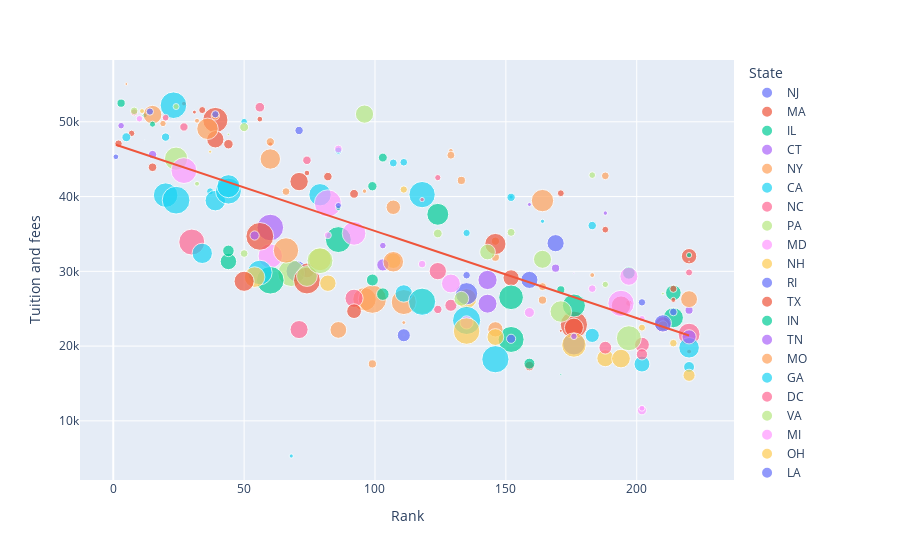

The code cell stored with this chart in its notebook:
### Markdown cell above
- The heatmap displayed above shows how there is a negative correlation between the reputation of a university and the likeliness that it provides a discount for in-state students.
- ## Observation
- *There are a few reasons why some reputable universities in the United States may not give in-state students a discount on their tuition fees. One reason is that these universities may have a high demand for their programs and can therefore afford to charge the same tuition fee to all students, regardless of their state of residence. Additionally, some of these universities may receive a significant amount of funding from donors and endowments, which allows them to offer a high-quality education without needing to offer discounts to in-state students*
---

### Code cell
# create scatter plot 
fig = px.scatter(df, x="Rank", y="Tuition and fees",
            size="Undergrad Enrollment", color="State",
                 hover_name="Name", size_max=20, trendline="ols", trendline_scope="overall")
fig.show()

### Figure 1 — Plotly figure (JSON) as saved in the notebook; plotly's stock layout.template omitted (floating-point values rounded to 4 significant figures; data arrays with more than 128 entries replaced by an {"elided": "..."} marker saying what was removed)
{"data": [{"hovertemplate": "<b>%{hovertext}</b><br><br>State=NJ<br>Rank=%{x}<br>Tuition and fees=%{y}<br>Undergrad Enrollment=%{marker.size}<extra></extra>", "hovertext": ["Princeton University", "Rutgers University--New Brunswick", "Stevens Institute of Technology", "Seton Hall University", "New Jersey Institute of Technology", "Rutgers University--Newark", "Montclair State University"], "legendgroup": "NJ", "marker": {"color": "#636efa", "size": [402, 5484, 873, 90, 8, 713, 6336], "sizemode": "area", "sizeref": 24.88, "symbol": "circle"}, "mode": "markers", "name": "NJ", "orientation": "v", "showlegend": true, "type": "scatter", "x": [1, 70, 71, 118, 135, 135, 176], "xaxis": "x", "y": [45320, 30023, 48838, 39258, 30326, 29480, 20318], "yaxis": "y"}, {"hovertemplate": "<b>%{hovertext}</b><br><br>State=MA<br>Rank=%{x}<br>Tuition and fees=%{y}<br>Undergrad Enrollment=%{marker.size}<extra></extra>", "hovertext": ["Harvard University", "Massachusetts Institute of Technology", "Tufts University", "Boston College", "Brandeis University", "Boston University", "Northeastern University", "Worcester Polytechnic Institute", "Clark University", "University of Massachusetts--Amherst", "University of Massachusetts--Lowell", "Suffolk University", "Lesley University", "University of Massachusetts--Boston", "University of Massachusetts--Dartmouth"], "legendgroup": "MA", "marker": {"color": "#EF553B", "size": [699, 527, 290, 192, 621, 7932, 3697, 299, 397, 2748, 3266, 565, 520, 2949, 295], "sizemode": "area", "sizeref": 24.88, "symbol": "circle"}, "mode": "markers", "name": "MA", "orientation": "v", "showlegend": true, "type": "scatter", "x": [2, 7, 27, 31, 34, 39, 39, 60, 74, 74, 152, 188, 197, 220, 220], "xaxis": "x", "y": [47074, 48452, 52430, 51296, 51570, 50240, 47655, 46994, 43150, 30123, 29125, 35578, 25750, 32023, 19270], "yaxis": "y"}, {"hovertemplate": "<b>%{hovertext}</b><br><br>State=IL<br>Rank=%{x}<br>Tuition and fees=%{y}<br>Undergrad Enrollment=%{marker.size}<extra></extra>", "hovertext": ["University of Chicago", "Northwestern University", "University of Illinois--Urbana-Champaign", "Loyola University Chicago", "Illinois Institute of Technology", "DePaul University", "Illinois State University", "University of Illinois--Chicago", "Northern Illinois University", "Southern Illinois University--Carbondale", "Benedictine University"], "legendgroup": "IL", "marker": {"color": "#00cc96", "size": [844, 314, 3368, 1079, 991, 5961, 8426, 7575, 5027, 3031, 347], "sizemode": "area", "sizeref": 24.88, "symbol": "circle"}, "mode": "markers", "name": "IL", "orientation": "v", "showlegend": true, "type": "scatter", "x": [3, 12, 44, 99, 103, 124, 152, 152, 214, 214, 220], "xaxis": "x", "y": [52491, 50855, 31320, 41384, 45214, 37626, 20886, 26526, 23799, 27130, 32170], "yaxis": "y"}, {"hovertemplate": "<b>%{hovertext}</b><br><br>State=CT<br>Rank=%{x}<br>Tuition and fees=%{y}<br>Undergrad Enrollment=%{marker.size}<extra></extra>", "hovertext": ["Yale University", "University of Connecticut", "University of Hartford"], "legendgroup": "CT", "marker": {"color": "#ab63fa", "size": [532, 8826, 246], "sizemode": "area", "sizeref": 24.88, "symbol": "circle"}, "mode": "markers", "name": "CT", "orientation": "v", "showlegend": true, "type": "scatter", "x": [3, 60, 188], "xaxis": "x", "y": [49480, 35858, 37790], "yaxis": "y"}, {"hovertemplate": "<b>%{hovertext}</b><br><br>State=NY<br>Rank=%{x}<br>Tuition and fees=%{y}<br>Undergrad Enrollment=%{marker.size}<extra></extra>", "hovertext": ["Columbia University", "Cornell University", "University of Rochester", "New York University", "Rensselaer Polytechnic Institute", "Fordham University", "Syracuse University", "Yeshiva University", "Binghamton University--SUNY", "Stony Brook University--SUNY", "SUNY College of Environmental Science and Forestry", "University at Buffalo--SUNY", "Rochester Institute of Technology", "Clarkson University", "New School", "Hofstra University", "Adelphi University", "St. John Fisher College", "University at Albany--SUNY", "St. John's University", "Pace University"], "legendgroup": "NY", "marker": {"color": "#FFA15A", "size": [102, 4315, 304, 5722, 864, 855, 5196, 744, 3491, 6831, 839, 9951, 2607, 257, 792, 824, 852, 805, 2908, 6210, 747], "sizemode": "area", "sizeref": 24.88, "symbol": "circle"}, "mode": "markers", "name": "NY", "orientation": "v", "showlegend": true, "type": "scatter", "x": [5, 15, 32, 36, 39, 60, 60, 66, 86, 96, 99, 99, 107, 129, 129, 133, 146, 146, 146, 164, 188], "xaxis": "x", "y": [55056, 50953, 50142, 49062, 50797, 47317, 45022, 40670, 22164, 26266, 17620, 26270, 38568, 46132, 45535, 42160, 34034, 31880, 22244, 39460, 42772], "yaxis": "y"}, {"hovertemplate": "<b>%{hovertext}</b><br><br>State=CA<br>Rank=%{x}<br>Tuition and fees=%{y}<br>Undergrad Enrollment=%{marker.size}<extra></extra>", "hovertext": ["Stanford University", "California Institute of Technology", "University of California--Berkeley", "University of Southern California", "University of California--Los Angeles", "University of California--Santa Barbara", "University of California--Irvine", "University of California--Davis", "University of California--San Diego", "Pepperdine University", "University of California--Santa Cruz", "University of San Diego", "University of San Francisco", "University of the Pacific", "University of California--Riverside", "San Diego State University", "University of California--Merced", "University of La Verne", "Biola University", "Azusa Pacific University", "California State University--Fullerton", "California State University--Fresno"], "legendgroup": "CA", "marker": {"color": "#19d3f3", "size": [999, 1, 7496, 8810, 9585, 607, 5256, 8384, 6590, 533, 6231, 647, 782, 735, 8608, 9234, 237, 864, 225, 883, 3144, 1482], "sizemode": "area", "sizeref": 24.88, "symbol": "circle"}, "mode": "markers", "name": "CA", "orientation": "v", "showlegend": true, "type": "scatter", "x": [5, 12, 20, 23, 24, 37, 39, 44, 44, 50, 79, 86, 107, 111, 118, 146, 152, 152, 164, 183, 202, 220], "xaxis": "x", "y": [47940, 47577, 40191, 52217, 39518, 40704, 39458, 40728, 41387, 50022, 40241, 46140, 44494, 44588, 40263, 18244, 39944, 39900, 36696, 36120, 17596, 17209], "yaxis": "y"}, {"hovertemplate": "<b>%{hovertext}</b><br><br>State=NC<br>Rank=%{x}<br>Tuition and fees=%{y}<br>Undergrad Enrollment=%{marker.size}<extra></extra>", "hovertext": ["Duke University", "Wake Forest University", "University of North Carolina--Chapel Hill", "North Carolina State University--Raleigh", "University of North Carolina--Charlotte", "East Carolina University", "Gardner-Webb University", "University of North Carolina--Greensboro"], "legendgroup": "NC", "marker": {"color": "#FF6692", "size": [639, 871, 8415, 4111, 2732, 3039, 615, 5951], "sizemode": "area", "sizeref": 24.88, "symbol": "circle"}, "mode": "markers", "name": "NC", "orientation": "v", "showlegend": true, "type": "scatter", "x": [8, 27, 30, 92, 202, 210, 220, 220], "xaxis": "x", "y": [51265, 49308, 33916, 26399, 20193, 22904, 29850, 21595], "yaxis": "y"}, {"hovertemplate": "<b>%{hovertext}</b><br><br>State=PA<br>Rank=%{x}<br>Tuition and fees=%{y}<br>Undergrad Enrollment=%{marker.size}<extra></extra>", "hovertext": ["University of Pennsylvania", "Carnegie Mellon University", "Lehigh University", "Villanova University", "Pennsylvania State University--University Park", "University of Pittsburgh", "Drexel University", "Temple University", "Duquesne University", "Immaculata University", "Widener University", "Robert Morris University"], "legendgroup": "PA", "marker": {"color": "#B6E880", "size": [726, 454, 75, 994, 742, 8908, 4138, 8609, 961, 790, 554, 497], "sizemode": "area", "sizeref": 24.88, "symbol": "circle"}, "mode": "markers", "name": "PA", "orientation": "v", "showlegend": true, "type": "scatter", "x": [8, 24, 44, 50, 50, 68, 96, 118, 124, 152, 183, 188], "xaxis": "x", "y": [51464, 52040, 48320, 49280, 32382, 29758, 51030, 25994, 35062, 35210, 42870, 28250], "yaxis": "y"}, {"hovertemplate": "<b>%{hovertext}</b><br><br>State=MD<br>Rank=%{x}<br>Tuition and fees=%{y}<br>Undergrad Enrollment=%{marker.size}<extra></extra>", "hovertext": ["Johns Hopkins University", "University of Maryland--College Park", "University of Maryland--Baltimore County"], "legendgroup": "MD", "marker": {"color": "#FF97FF", "size": [524, 7443, 1243], "sizemode": "area", "sizeref": 24.88, "symbol": "circle"}, "mode": "markers", "name": "MD", "orientation": "v", "showlegend": true, "type": "scatter", "x": [10, 60, 159], "xaxis": "x", "y": [50410, 32045, 24492], "yaxis": "y"}, {"hovertemplate": "<b>%{hovertext}</b><br><br>State=NH<br>Rank=%{x}<br>Tuition and fees=%{y}<br>Undergrad Enrollment=%{marker.size}<extra></extra>", "hovertext": ["Dartmouth College", "University of New Hampshire"], "legendgroup": "NH", "marker": {"color": "#FECB52", "size": [307, 3034], "sizemode": "area", "sizeref": 24.88, "symbol": "circle"}, "mode": "markers", "name": "NH", "orientation": "v", "showlegend": true, "type": "scatter", "x": [11, 107], "xaxis": "x", "y": [51438, 31424], "yaxis": "y"}, {"hovertemplate": "<b>%{hovertext}</b><br><br>State=RI<br>Rank=%{x}<br>Tuition and fees=%{y}<br>Undergrad Enrollment=%{marker.size}<extra></extra>", "hovertext": ["Brown University", "University of Rhode Island"], "legendgroup": "RI", "marker": {"color": "#636efa", "size": [652, 3641], "sizemode": "area", "sizeref": 24.88, "symbol": "circle"}, "mode": "markers", "name": "RI", "orientation": "v", "showlegend": true, "type": "scatter", "x": [14, 159], "xaxis": "x", "y": [51367, 28852], "yaxis": "y"}, {"hovertemplate": "<b>%{hovertext}</b><br><br>State=TX<br>Rank=%{x}<br>Tuition and fees=%{y}<br>Undergrad Enrollment=%{marker.size}<extra></extra>", "hovertext": ["Rice University", "Southern Methodist University", "University of Texas--Austin", "Baylor University", "Texas A&M University--College Station", "Texas Christian University", "University of Texas--Dallas", "Texas Tech University", "University of Houston", "Dallas Baptist University"], "legendgroup": "TX", "marker": {"color": "#EF553B", "size": [910, 411, 9619, 4189, 8960, 894, 5575, 9237, 4716, 315], "sizemode": "area", "sizeref": 24.88, "symbol": "circle"}, "mode": "markers", "name": "TX", "orientation": "v", "showlegend": true, "type": "scatter", "x": [15, 56, 56, 71, 74, 82, 146, 176, 194, 214], "xaxis": "x", "y": [43918, 50358, 34676, 42006, 28768, 42670, 33654, 22861, 25410, 26180], "yaxis": "y"}, {"hovertemplate": "<b>%{hovertext}</b><br><br>State=IN<br>Rank=%{x}<br>Tuition and fees=%{y}<br>Undergrad Enrollment=%{marker.size}<extra></extra>", "hovertext": ["University of Notre Dame", "Purdue University--West Lafayette", "Indiana University--Bloomington", "Ball State University", "Indiana University-Purdue University--Indianapolis"], "legendgroup": "IN", "marker": {"color": "#00cc96", "size": [462, 9497, 8364, 6602, 1985], "sizemode": "area", "sizeref": 24.88, "symbol": "circle"}, "mode": "markers", "name": "IN", "orientation": "v", "showlegend": true, "type": "scatter", "x": [15, 60, 86, 176, 197], "xaxis": "x", "y": [49685, 28804, 34246, 25428, 29791], "yaxis": "y"}, {"hovertemplate": "<b>%{hovertext}</b><br><br>State=TN<br>Rank=%{x}<br>Tuition and fees=%{y}<br>Undergrad Enrollment=%{marker.size}<extra></extra>", "hovertext": ["Vanderbilt University", "University of Tennessee", "Union University", "Lipscomb University", "Tennessee Technological University"], "legendgroup": "TN", "marker": {"color": "#ab63fa", "size": [883, 1863, 829, 30, 801], "sizemode": "area", "sizeref": 24.88, "symbol": "circle"}, "mode": "markers", "name": "TN", "orientation": "v", "showlegend": true, "type": "scatter", "x": [15, 103, 169, 176, 220], "xaxis": "x", "y": [45610, 30858, 30420, 29756, 24800], "yaxis": "y"}, {"hovertemplate": "<b>%{hovertext}</b><br><br>State=MO<br>Rank=%{x}<br>Tuition and fees=%{y}<br>Undergrad Enrollment=%{marker.size}<extra></extra>", "hovertext": ["Washington University in St. Louis", "Saint Louis University", "University of Missouri", "Maryville University of St. Louis", "Missouri University of Science & Technology", "University of Missouri--Kansas City", "University of Missouri--St. Louis"], "legendgroup": "MO", "marker": {"color": "#FFA15A", "size": [504, 248, 7812, 795, 841, 1253, 3569], "sizemode": "area", "sizeref": 24.88, "symbol": "circle"}, "mode": "markers", "name": "MO", "orientation": "v", "showlegend": true, "type": "scatter", "x": [19, 96, 111, 164, 164, 210, 220], "xaxis": "x", "y": [49770, 40726, 25892, 27958, 26152, 22714, 26277], "yaxis": "y"}, {"hovertemplate": "<b>%{hovertext}</b><br><br>State=GA<br>Rank=%{x}<br>Tuition and fees=%{y}<br>Undergrad Enrollment=%{marker.size}<extra></extra>", "hovertext": ["Emory University", "Georgia Institute of Technology", "University of Georgia", "Mercer University"], "legendgroup": "GA", "marker": {"color": "#19d3f3", "size": [867, 5142, 7547, 667], "sizemode": "area", "sizeref": 24.88, "symbol": "circle"}, "mode": "markers", "name": "GA", "orientation": "v", "showlegend": true, "type": "scatter", "x": [20, 34, 56, 135], "xaxis": "x", "y": [47954, 32404, 29844, 35130], "yaxis": "y"}, {"hovertemplate": "<b>%{hovertext}</b><br><br>State=DC<br>Rank=%{x}<br>Tuition and fees=%{y}<br>Undergrad Enrollment=%{marker.size}<extra></extra>", "hovertext": ["Georgetown University", "George Washington University", "American University", "The Catholic University of America", "Howard University"], "legendgroup": "DC", "marker": {"color": "#FF6692", "size": [562, 1157, 909, 480, 883], "sizemode": "area", "sizeref": 24.88, "symbol": "circle"}, "mode": "markers", "name": "DC", "orientation": "v", "showlegend": true, "type": "scatter", "x": [20, 56, 74, 124, 124], "xaxis": "x", "y": [50547, 51950, 44853, 42536, 24908], "yaxis": "y"}, {"hovertemplate": "<b>%{hovertext}</b><br><br>State=VA<br>Rank=%{x}<br>Tuition and fees=%{y}<br>Undergrad Enrollment=%{marker.size}<extra></extra>", "hovertext": ["University of Virginia", "College of William & Mary", "Virginia Tech", "George Mason University", "Virginia Commonwealth University", "Old Dominion University", "Shenandoah University"], "legendgroup": "VA", "marker": {"color": "#B6E880", "size": [6736, 301, 5384, 3062, 4051, 101, 10], "sizemode": "area", "sizeref": 24.88, "symbol": "circle"}, "mode": "markers", "name": "VA", "orientation": "v", "showlegend": true, "type": "scatter", "x": [24, 32, 74, 143, 164, 210, 220], "xaxis": "x", "y": [45066, 41718, 29371, 32582, 31608, 27028, 31322], "yaxis": "y"}, {"hovertemplate": "<b>%{hovertext}</b><br><br>State=MI<br>Rank=%{x}<br>Tuition and fees=%{y}<br>Undergrad Enrollment=%{marker.size}<extra></extra>", "hovertext": ["University of Michigan--Ann Arbor", "Michigan State University", "Michigan Technological University", "Andrews University", "Western Michigan University", "Central Michigan University"], "legendgroup": "MI", "marker": {"color": "#FF97FF", "size": [8312, 9143, 721, 733, 8567, 498], "sizemode": "area", "sizeref": 24.88, "symbol": "circle"}, "mode": "markers", "name": "MI", "orientation": "v", "showlegend": true, "type": "scatter", "x": [27, 82, 118, 183, 194, 202], "xaxis": "x", "y": [43476, 39090, 30968, 27684, 25713, 23670], "yaxis": "y"}, {"hovertemplate": "<b>%{hovertext}</b><br><br>State=OH<br>Rank=%{x}<br>Tuition and fees=%{y}<br>Undergrad Enrollment=%{marker.size}<extra></extra>", "hovertext": ["Case Western Reserve University", "Ohio State University--Columbus", "Miami University--Oxford", "University of Dayton", "University of Cincinnati", "Ohio University", "Kent State University", "Bowling Green State University", "Ashland University"], "legendgroup": "OH", "marker": {"color": "#FECB52", "size": [121, 5289, 6387, 665, 5054, 3513, 3607, 4334, 716], "sizemode": "area", "sizeref": 24.88, "symbol": "circle"}, "mode": "markers", "name": "OH", "orientation": "v", "showlegend": true, "type": "scatter", "x": [37, 54, 79, 111, 135, 146, 188, 194, 214], "xaxis": "x", "y": [46006, 29229, 31592, 40940, 26334, 21208, 18376, 18332, 20392], "yaxis": "y"}, {"hovertemplate": "<b>%{hovertext}</b><br><br>State=LA<br>Rank=%{x}<br>Tuition and fees=%{y}<br>Undergrad Enrollment=%{marker.size}<extra></extra>", "hovertext": ["Tulane University", "Louisiana State University--Baton Rouge", "Louisiana Tech University"], "legendgroup": "LA", "marker": {"color": "#636efa", "size": [662, 6156, 682], "sizemode": "area", "sizeref": 24.88, "symbol": "circle"}, "mode": "markers", "name": "LA", "orientation": "v", "showlegend": true, "type": "scatter", "x": [39, 135, 202], "xaxis": "x", "y": [51010, 27005, 25851], "yaxis": "y"}, {"hovertemplate": "<b>%{hovertext}</b><br><br>State=FL<br>Rank=%{x}<br>Tuition and fees=%{y}<br>Undergrad Enrollment=%{marker.size}<extra></extra>", "hovertext": ["University of Miami", "University of Florida", "Florida State University", "University of South Florida", "Florida Institute of Technology", "University of Central Florida", "Nova Southeastern University"], "legendgroup": "FL", "marker": {"color": "#EF553B", "size": [1122, 5043, 2706, 1111, 586, 4513, 641], "sizemode": "area", "sizeref": 24.88, "symbol": "circle"}, "mode": "markers", "name": "FL", "orientation": "v", "showlegend": true, "type": "scatter", "x": [44, 50, 92, 159, 171, 176, 214], "xaxis": "x", "y": [47004, 28666, 24673, 17325, 40446, 22467, 27660], "yaxis": "y"}, {"hovertemplate": "<b>%{hovertext}</b><br><br>State=WI<br>Rank=%{x}<br>Tuition and fees=%{y}<br>Undergrad Enrollment=%{marker.size}<extra></extra>", "hovertext": ["University of Wisconsin--Madison", "Marquette University", "Edgewood College"], "legendgroup": "WI", "marker": {"color": "#00cc96", "size": [1662, 334, 813], "sizemode": "area", "sizeref": 24.88, "symbol": "circle"}, "mode": "markers", "name": "WI", "orientation": "v", "showlegend": true, "type": "scatter", "x": [44, 86, 171], "xaxis": "x", "y": [32738, 38470, 27530], "yaxis": "y"}, {"hovertemplate": "<b>%{hovertext}</b><br><br>State=WA<br>Rank=%{x}<br>Tuition and fees=%{y}<br>Undergrad Enrollment=%{marker.size}<extra></extra>", "hovertext": ["University of Washington", "Washington State University", "Seattle Pacific University"], "legendgroup": "WA", "marker": {"color": "#ab63fa", "size": [1063, 4470, 202], "sizemode": "area", "sizeref": 24.88, "symbol": "circle"}, "mode": "markers", "name": "WA", "orientation": "v", "showlegend": true, "type": "scatter", "x": [54, 143, 159], "xaxis": "x", "y": [34791, 25673, 38940], "yaxis": "y"}, {"hovertemplate": "<b>%{hovertext}</b><br><br>State=SC<br>Rank=%{x}<br>Tuition and fees=%{y}<br>Undergrad Enrollment=%{marker.size}<extra></extra>", "hovertext": ["Clemson University", "University of South Carolina"], "legendgroup": "SC", "marker": {"color": "#FFA15A", "size": [8016, 5237], "sizemode": "area", "sizeref": 24.88, "symbol": "circle"}, "mode": "markers", "name": "SC", "orientation": "v", "showlegend": true, "type": "scatter", "x": [66, 107], "xaxis": "x", "y": [32796, 31282], "yaxis": "y"}, {"hovertemplate": "<b>%{hovertext}</b><br><br>State=UT<br>Rank=%{x}<br>Tuition and fees=%{y}<br>Undergrad Enrollment=%{marker.size}<extra></extra>", "hovertext": ["Brigham Young University--Provo", "University of Utah", "Utah State University"], "legendgroup": "UT", "marker": {"color": "#19d3f3", "size": [221, 3794, 5259], "sizemode": "area", "sizeref": 24.88, "symbol": "circle"}, "mode": "markers", "name": "UT", "orientation": "v", "showlegend": true, "type": "scatter", "x": [68, 111, 220], "xaxis": "x", "y": [5300, 27039, 19772], "yaxis": "y"}, {"hovertemplate": "<b>%{hovertext}</b><br><br>State=MN<br>Rank=%{x}<br>Tuition and fees=%{y}<br>Undergrad Enrollment=%{marker.size}<extra></extra>", "hovertext": ["University of Minnesota--Twin Cities", "University of St. Thomas"], "legendgroup": "MN", "marker": {"color": "#FF6692", "size": [4071, 240], "sizemode": "area", "sizeref": 24.88, "symbol": "circle"}, "mode": "markers", "name": "MN", "orientation": "v", "showlegend": true, "type": "scatter", "x": [71, 118], "xaxis": "x", "y": [22210, 39594], "yaxis": "y"}, {"hovertemplate": "<b>%{hovertext}</b><br><br>State=DE<br>Rank=%{x}<br>Tuition and fees=%{y}<br>Undergrad Enrollment=%{marker.size}<extra></extra>", "hovertext": ["University of Delaware"], "legendgroup": "DE", "marker": {"color": "#B6E880", "size": [8322], "sizemode": "area", "sizeref": 24.88, "symbol": "circle"}, "mode": "markers", "name": "DE", "orientation": "v", "showlegend": true, "type": "scatter", "x": [79], "xaxis": "x", "y": [31420], "yaxis": "y"}, {"hovertemplate": "<b>%{hovertext}</b><br><br>State=CO<br>Rank=%{x}<br>Tuition and fees=%{y}<br>Undergrad Enrollment=%{marker.size}<extra></extra>", "hovertext": ["Colorado School of Mines", "University of Denver", "University of Colorado--Boulder", "Colorado State University", "University of Colorado--Denver"], "legendgroup": "CO", "marker": {"color": "#FF97FF", "size": [608, 758, 7010, 4433, 4036], "sizemode": "area", "sizeref": 24.88, "symbol": "circle"}, "mode": "markers", "name": "CO", "orientation": "v", "showlegend": true, "type": "scatter", "x": [82, 86, 92, 129, 197], "xaxis": "x", "y": [34828, 46362, 35079, 28374, 29334], "yaxis": "y"}, {"hovertemplate": "<b>%{hovertext}</b><br><br>State=IA<br>Rank=%{x}<br>Tuition and fees=%{y}<br>Undergrad Enrollment=%{marker.size}<extra></extra>", "hovertext": ["University of Iowa", "Iowa State University"], "legendgroup": "IA", "marker": {"color": "#FECB52", "size": [3357, 34], "sizemode": "area", "sizeref": 24.88, "symbol": "circle"}, "mode": "markers", "name": "IA", "orientation": "v", "showlegend": true, "type": "scatter", "x": [82, 111], "xaxis": "x", "y": [28413, 21483], "yaxis": "y"}, {"hovertemplate": "<b>%{hovertext}</b><br><br>State=OK<br>Rank=%{x}<br>Tuition and fees=%{y}<br>Undergrad Enrollment=%{marker.size}<extra></extra>", "hovertext": ["University of Tulsa", "University of Oklahoma", "Oklahoma State University"], "legendgroup": "OK", "marker": {"color": "#636efa", "size": [478, 2132, 1046], "sizemode": "area", "sizeref": 24.88, "symbol": "circle"}, "mode": "markers", "name": "OK", "orientation": "v", "showlegend": true, "type": "scatter", "x": [86, 111, 152], "xaxis": "x", "y": [38796, 21451, 20978], "yaxis": "y"}, {"hovertemplate": "<b>%{hovertext}</b><br><br>State=VT<br>Rank=%{x}<br>Tuition and fees=%{y}<br>Undergrad Enrollment=%{marker.size}<extra></extra>", "hovertext": ["University of Vermont"], "legendgroup": "VT", "marker": {"color": "#EF553B", "size": [973], "sizemode": "area", "sizeref": 24.88, "symbol": "circle"}, "mode": "markers", "name": "VT", "orientation": "v", "showlegend": true, "type": "scatter", "x": [92], "xaxis": "x", "y": [40364], "yaxis": "y"}, {"hovertemplate": "<b>%{hovertext}</b><br><br>State=AL<br>Rank=%{x}<br>Tuition and fees=%{y}<br>Undergrad Enrollment=%{marker.size}<extra></extra>", "hovertext": ["Auburn University", "University of Alabama", "University of Alabama--Birmingham", "University of Alabama--Huntsville"], "legendgroup": "AL", "marker": {"color": "#00cc96", "size": [1786, 1958, 1511, 13], "sizemode": "area", "sizeref": 24.88, "symbol": "circle"}, "mode": "markers", "name": "AL", "orientation": "v", "showlegend": true, "type": "scatter", "x": [99, 103, 159, 197], "xaxis": "x", "y": [28840, 26950, 17654, 20622], "yaxis": "y"}, {"hovertemplate": "<b>%{hovertext}</b><br><br>State=OR<br>Rank=%{x}<br>Tuition and fees=%{y}<br>Undergrad Enrollment=%{marker.size}<extra></extra>", "hovertext": ["University of Oregon", "Oregon State University"], "legendgroup": "OR", "marker": {"color": "#ab63fa", "size": [538, 4612], "sizemode": "area", "sizeref": 24.88, "symbol": "circle"}, "mode": "markers", "name": "OR", "orientation": "v", "showlegend": true, "type": "scatter", "x": [103, 143], "xaxis": "x", "y": [33442, 28846], "yaxis": "y"}, {"hovertemplate": "<b>%{hovertext}</b><br><br>State=NE<br>Rank=%{x}<br>Tuition and fees=%{y}<br>Undergrad Enrollment=%{marker.size}<extra></extra>", "hovertext": ["University of Nebraska--Lincoln"], "legendgroup": "NE", "marker": {"color": "#FFA15A", "size": [182], "sizemode": "area", "sizeref": 24.88, "symbol": "circle"}, "mode": "markers", "name": "NE", "orientation": "v", "showlegend": true, "type": "scatter", "x": [111], "xaxis": "x", "y": [23148], "yaxis": "y"}, {"hovertemplate": "<b>%{hovertext}</b><br><br>State=KS<br>Rank=%{x}<br>Tuition and fees=%{y}<br>Undergrad Enrollment=%{marker.size}<extra></extra>", "hovertext": ["University of Kansas", "Kansas State University"], "legendgroup": "KS", "marker": {"color": "#19d3f3", "size": [9245, 9859], "sizemode": "area", "sizeref": 24.88, "symbol": "circle"}, "mode": "markers", "name": "KS", "orientation": "v", "showlegend": true, "type": "scatter", "x": [118, 135], "xaxis": "x", "y": [25932, 23429], "yaxis": "y"}, {"hovertemplate": "<b>%{hovertext}</b><br><br>State=AZ<br>Rank=%{x}<br>Tuition and fees=%{y}<br>Undergrad Enrollment=%{marker.size}<extra></extra>", "hovertext": ["University of Arizona", "Arizona State University--Tempe"], "legendgroup": "AZ", "marker": {"color": "#FF6692", "size": [3732, 1828], "sizemode": "area", "sizeref": 24.88, "symbol": "circle"}, "mode": "markers", "name": "AZ", "orientation": "v", "showlegend": true, "type": "scatter", "x": [124, 129], "xaxis": "x", "y": [30025, 25458], "yaxis": "y"}, {"hovertemplate": "<b>%{hovertext}</b><br><br>State=KY<br>Rank=%{x}<br>Tuition and fees=%{y}<br>Undergrad Enrollment=%{marker.size}<extra></extra>", "hovertext": ["University of Kentucky", "University of Louisville"], "legendgroup": "KY", "marker": {"color": "#B6E880", "size": [2705, 5769], "sizemode": "area", "sizeref": 24.88, "symbol": "circle"}, "mode": "markers", "name": "KY", "orientation": "v", "showlegend": true, "type": "scatter", "x": [133, 171], "xaxis": "x", "y": [26334, 24626], "yaxis": "y"}, {"hovertemplate": "<b>%{hovertext}</b><br><br>State=AR<br>Rank=%{x}<br>Tuition and fees=%{y}<br>Undergrad Enrollment=%{marker.size}<extra></extra>", "hovertext": ["University of Arkansas"], "legendgroup": "AR", "marker": {"color": "#FF97FF", "size": [2159], "sizemode": "area", "sizeref": 24.88, "symbol": "circle"}, "mode": "markers", "name": "AR", "orientation": "v", "showlegend": true, "type": "scatter", "x": [135], "xaxis": "x", "y": [23168], "yaxis": "y"}, {"hovertemplate": "<b>%{hovertext}</b><br><br>State=MS<br>Rank=%{x}<br>Tuition and fees=%{y}<br>Undergrad Enrollment=%{marker.size}<extra></extra>", "hovertext": ["University of Mississippi", "Mississippi State University", "University of Southern Mississippi"], "legendgroup": "MS", "marker": {"color": "#FECB52", "size": [8785, 7421, 1840], "sizemode": "area", "sizeref": 24.88, "symbol": "circle"}, "mode": "markers", "name": "MS", "orientation": "v", "showlegend": true, "type": "scatter", "x": [135, 176, 220], "xaxis": "x", "y": [22012, 20142, 16094], "yaxis": "y"}, {"hovertemplate": "<b>%{hovertext}</b><br><br>State=HI<br>Rank=%{x}<br>Tuition and fees=%{y}<br>Undergrad Enrollment=%{marker.size}<extra></extra>", "hovertext": ["University of Hawaii--Manoa"], "legendgroup": "HI", "marker": {"color": "#636efa", "size": [3689], "sizemode": "area", "sizeref": 24.88, "symbol": "circle"}, "mode": "markers", "name": "HI", "orientation": "v", "showlegend": true, "type": "scatter", "x": [169], "xaxis": "x", "y": [33764], "yaxis": "y"}, {"hovertemplate": "<b>%{hovertext}</b><br><br>State=ID<br>Rank=%{x}<br>Tuition and fees=%{y}<br>Undergrad Enrollment=%{marker.size}<extra></extra>", "hovertext": ["University of Idaho"], "legendgroup": "ID", "marker": {"color": "#EF553B", "size": [116], "sizemode": "area", "sizeref": 24.88, "symbol": "circle"}, "mode": "markers", "name": "ID", "orientation": "v", "showlegend": true, "type": "scatter", "x": [171], "xaxis": "x", "y": [22040], "yaxis": "y"}, {"hovertemplate": "<b>%{hovertext}</b><br><br>State=WY<br>Rank=%{x}<br>Tuition and fees=%{y}<br>Undergrad Enrollment=%{marker.size}<extra></extra>", "hovertext": ["University of Wyoming"], "legendgroup": "WY", "marker": {"color": "#00cc96", "size": [45], "sizemode": "area", "sizeref": 24.88, "symbol": "circle"}, "mode": "markers", "name": "WY", "orientation": "v", "showlegend": true, "type": "scatter", "x": [171], "xaxis": "x", "y": [16215], "yaxis": "y"}, {"hovertemplate": "<b>%{hovertext}</b><br><br>State=NM<br>Rank=%{x}<br>Tuition and fees=%{y}<br>Undergrad Enrollment=%{marker.size}<extra></extra>", "hovertext": ["University of New Mexico", "New Mexico State University"], "legendgroup": "NM", "marker": {"color": "#ab63fa", "size": [522, 2526], "sizemode": "area", "sizeref": 24.88, "symbol": "circle"}, "mode": "markers", "name": "NM", "orientation": "v", "showlegend": true, "type": "scatter", "x": [176, 220], "xaxis": "x", "y": [21302, 21234], "yaxis": "y"}, {"hovertemplate": "<b>%{hovertext}</b><br><br>State=ME<br>Rank=%{x}<br>Tuition and fees=%{y}<br>Undergrad Enrollment=%{marker.size}<extra></extra>", "hovertext": ["University of Maine"], "legendgroup": "ME", "marker": {"color": "#FFA15A", "size": [297], "sizemode": "area", "sizeref": 24.88, "symbol": "circle"}, "mode": "markers", "name": "ME", "orientation": "v", "showlegend": true, "type": "scatter", "x": [183], "xaxis": "x", "y": [29498], "yaxis": "y"}, {"hovertemplate": "<b>%{hovertext}</b><br><br>State=WV<br>Rank=%{x}<br>Tuition and fees=%{y}<br>Undergrad Enrollment=%{marker.size}<extra></extra>", "hovertext": ["West Virginia University"], "legendgroup": "WV", "marker": {"color": "#19d3f3", "size": [2498], "sizemode": "area", "sizeref": 24.88, "symbol": "circle"}, "mode": "markers", "name": "WV", "orientation": "v", "showlegend": true, "type": "scatter", "x": [183], "xaxis": "x", "y": [21432], "yaxis": "y"}, {"hovertemplate": "<b>%{hovertext}</b><br><br>State=ND<br>Rank=%{x}<br>Tuition and fees=%{y}<br>Undergrad Enrollment=%{marker.size}<extra></extra>", "hovertext": ["North Dakota State University", "University of North Dakota"], "legendgroup": "ND", "marker": {"color": "#FF6692", "size": [2037, 1577], "sizemode": "area", "sizeref": 24.88, "symbol": "circle"}, "mode": "markers", "name": "ND", "orientation": "v", "showlegend": true, "type": "scatter", "x": [188, 202], "xaxis": "x", "y": [19790, 18899], "yaxis": "y"}, {"hovertemplate": "<b>%{hovertext}</b><br><br>State=NV<br>Rank=%{x}<br>Tuition and fees=%{y}<br>Undergrad Enrollment=%{marker.size}<extra></extra>", "hovertext": ["University of Nevada--Reno"], "legendgroup": "NV", "marker": {"color": "#B6E880", "size": [7770], "sizemode": "area", "sizeref": 24.88, "symbol": "circle"}, "mode": "markers", "name": "NV", "orientation": "v", "showlegend": true, "type": "scatter", "x": [197], "xaxis": "x", "y": [21052], "yaxis": "y"}, {"hovertemplate": "<b>%{hovertext}</b><br><br>State=SD<br>Rank=%{x}<br>Tuition and fees=%{y}<br>Undergrad Enrollment=%{marker.size}<extra></extra>", "hovertext": ["South Dakota State University", "University of South Dakota"], "legendgroup": "SD", "marker": {"color": "#FF97FF", "size": [1007, 435], "sizemode": "area", "sizeref": 24.88, "symbol": "circle"}, "mode": "markers", "name": "SD", "orientation": "v", "showlegend": true, "type": "scatter", "x": [202, 202], "xaxis": "x", "y": [11403, 11688], "yaxis": "y"}, {"hovertemplate": "<b>%{hovertext}</b><br><br>State=AK<br>Rank=%{x}<br>Tuition and fees=%{y}<br>Undergrad Enrollment=%{marker.size}<extra></extra>", "hovertext": ["University of Alaska--Fairbanks"], "legendgroup": "AK", "marker": {"color": "#FECB52", "size": [610], "sizemode": "area", "sizeref": 24.88, "symbol": "circle"}, "mode": "markers", "name": "AK", "orientation": "v", "showlegend": true, "type": "scatter", "x": [202], "xaxis": "x", "y": [22469], "yaxis": "y"}, {"hovertemplate": "<b>%{hovertext}</b><br><br>State=MT<br>Rank=%{x}<br>Tuition and fees=%{y}<br>Undergrad Enrollment=%{marker.size}<extra></extra>", "hovertext": ["Montana State University", "University of Montana"], "legendgroup": "MT", "marker": {"color": "#636efa", "size": [3707, 732], "sizemode": "area", "sizeref": 24.88, "symbol": "circle"}, "mode": "markers", "name": "MT", "orientation": "v", "showlegend": true, "type": "scatter", "x": [210, 214], "xaxis": "x", "y": [23042, 24562], "yaxis": "y"}, {"hovertemplate": "<b>OLS trendline</b><br>Tuition and fees = -116.555 * Rank + 47054.4<br>R<sup>2</sup>=0.511360<br><br>Rank=%{x}<br>Tuition and fees=%{y} <b>(trend)</b><extra></extra>", "legendgroup": "Overall Trendline", "line": {"color": "#EF553B"}, "mode": "lines", "name": "Overall Trendline", "showlegend": true, "type": "scatter", "x": {"elided": "231 int values"}, "xaxis": "x", "y": {"elided": "231 float values"}, "yaxis": "y"}], "layout": {"legend": {"itemsizing": "constant", "title": {"text": "State"}, "tracegroupgap": 0}, "margin": {"t": 60}, "xaxis": {"anchor": "y", "domain": [0, 1], "title": {"text": "Rank"}}, "yaxis": {"anchor": "x", "domain": [0, 1], "title": {"text": "Tuition and fees"}}}}
